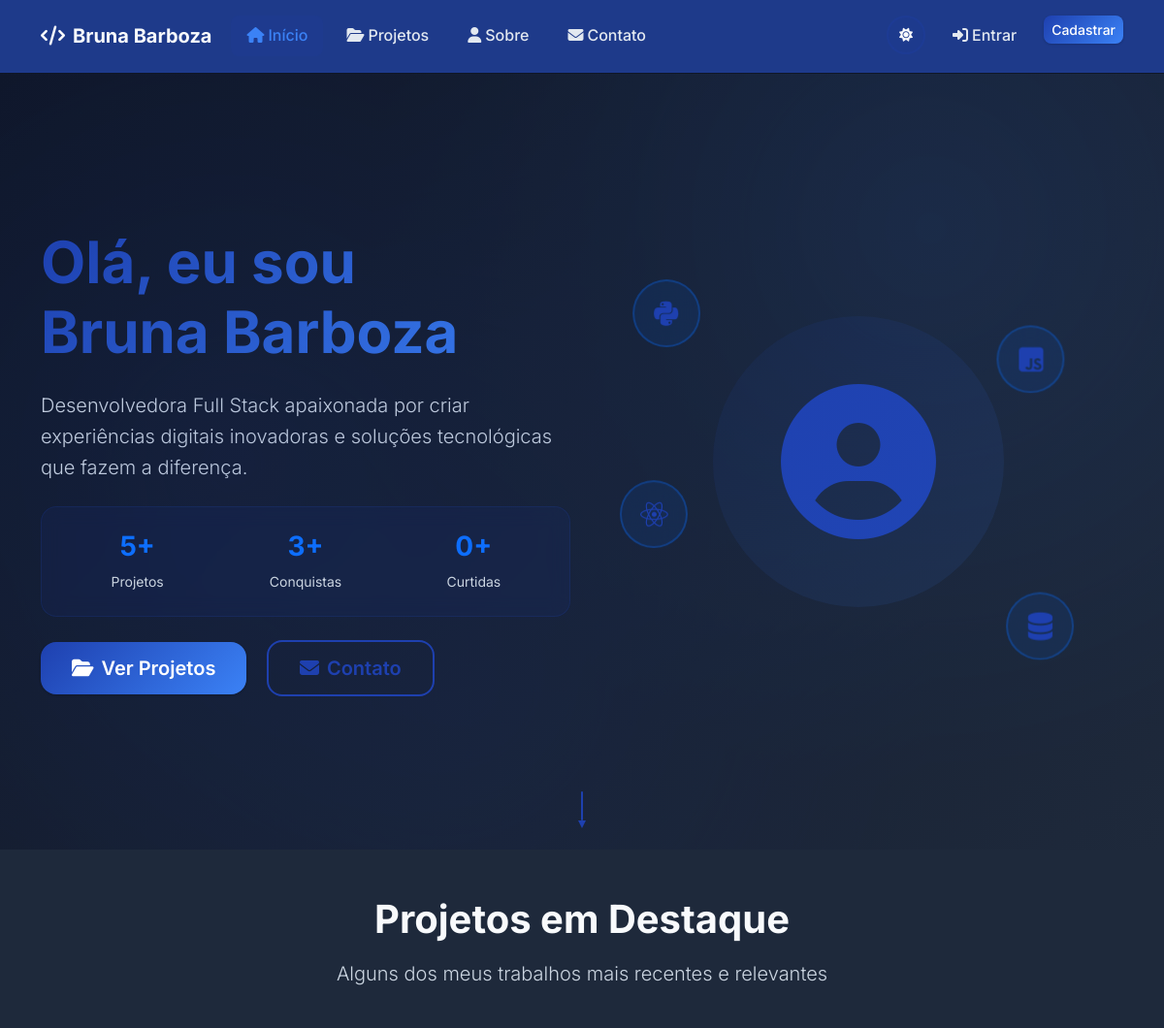
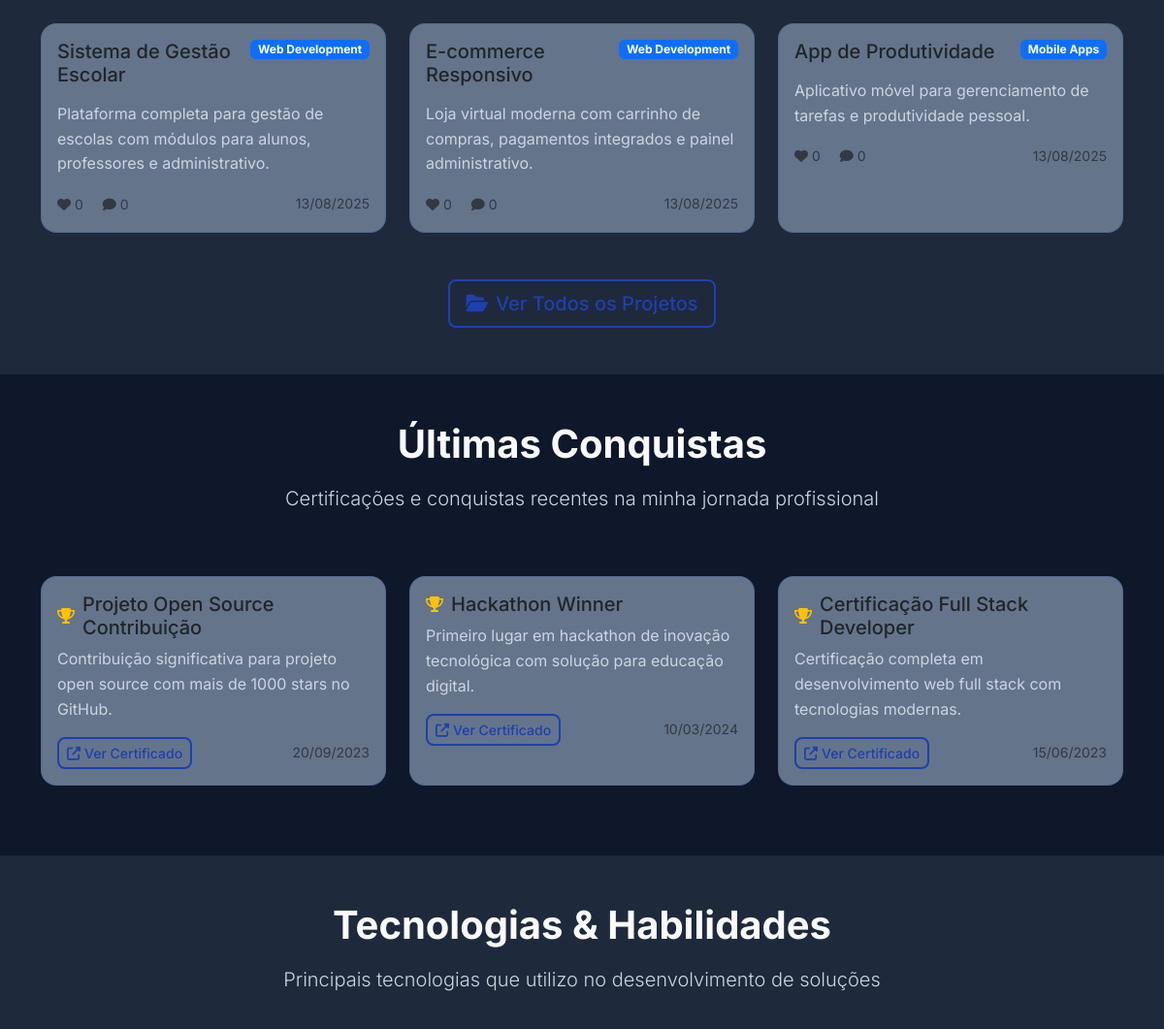
Before: / (upper part) with the older database file (2 pictures, top to bottom).
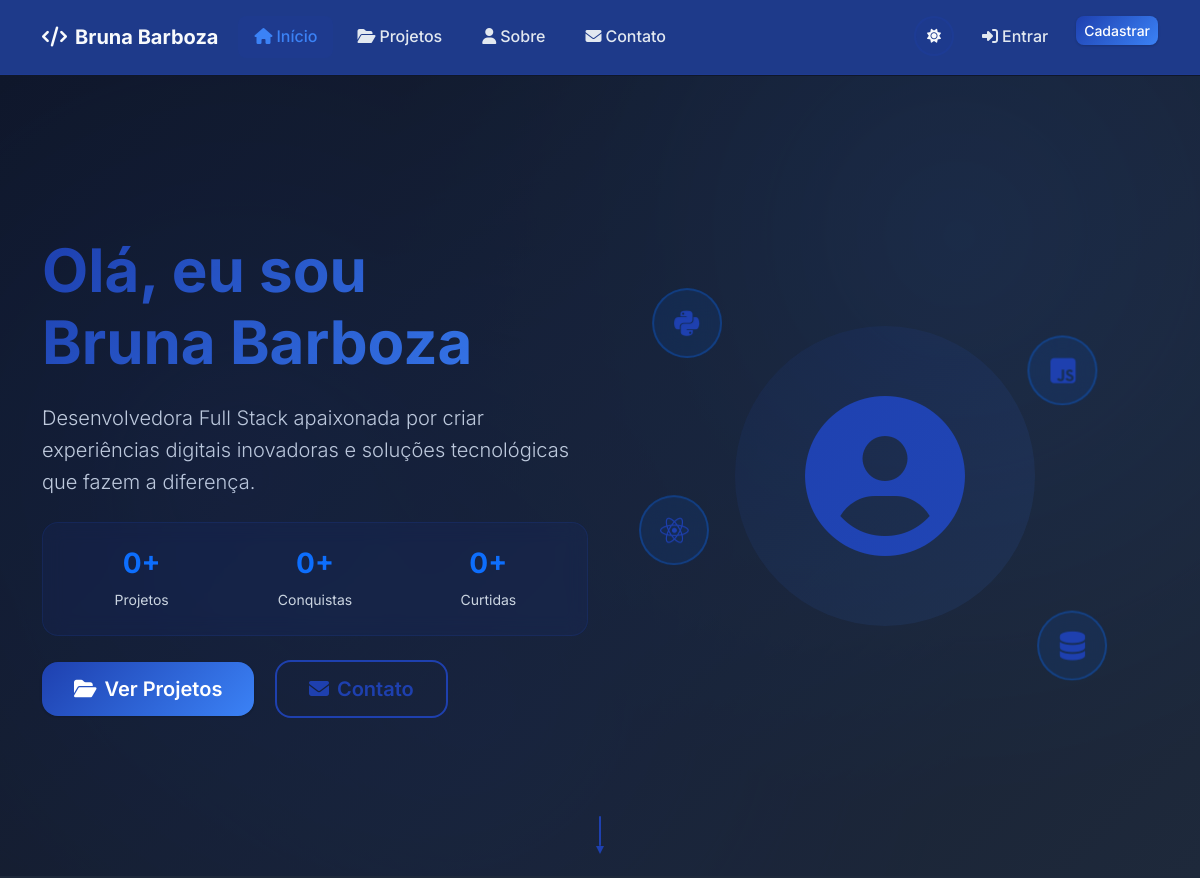
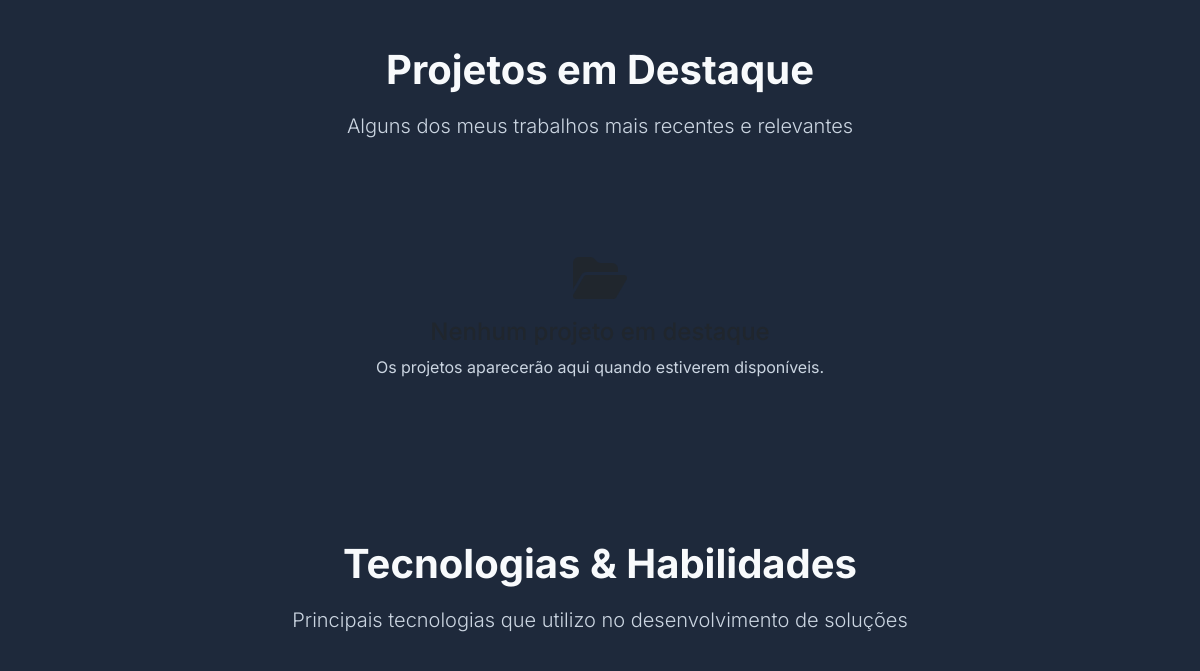
After: the same page with the newer database file (2 pictures, top to bottom).
### models.py (models this page shows, shortened)
class Project(db.Model):
    __tablename__ = 'projects'
    id = db.Column(db.Integer, primary_key=True)
    title = db.Column(db.String(200), nullable=False)
    description = db.Column(db.Text, nullable=False)
    content = db.Column(db.Text)
    image_url = db.Column(db.String(300))
    video_url = db.Column(db.String(300))
    project_url = db.Column(db.String(300))
    github_url = db.Column(db.String(300))
    is_published = db.Column(db.Boolean, default=False)
    is_featured = db.Column(db.Boolean, default=False)
    created_at = db.Column(db.DateTime, default=datetime.utcnow)
    updated_at = db.Column(db.DateTime, default=datetime.utcnow, onupdate=datetime.utcnow)
    category_id = db.Column(db.Integer, db.ForeignKey('categories.id'))
    tags = db.relationship('Tag', secondary=project_tags, lazy='subquery',
                          backref=db.backref('projects', lazy=True))
    comments = db.relationship('Comment', backref='project', lazy=True, cascade='all, delete-orphan')
    likes = db.relationship('Like', backref='project', lazy=True, cascade='all, delete-orphan')
    @property
    def likes_count(self):
        return len(self.likes)
    @property
    def comments_count(self):
        return len(self.comments)

class Category(db.Model):
    __tablename__ = 'categories'
    id = db.Column(db.Integer, primary_key=True)
    name = db.Column(db.String(50), unique=True, nullable=False)
    description = db.Column(db.String(200))
    color = db.Column(db.String(7), default='#1e40af')  # Default dark blue
    projects = db.relationship('Project', backref='category', lazy=True)

class Achievement(db.Model):
    __tablename__ = 'achievements'
    id = db.Column(db.Integer, primary_key=True)
    title = db.Column(db.String(200), nullable=False)
    description = db.Column(db.Text, nullable=False)
    image_url = db.Column(db.String(300))
    certificate_url = db.Column(db.String(300))
    issuer = db.Column(db.String(100))
    date_achieved = db.Column(db.Date)
    is_published = db.Column(db.Boolean, default=False)
    created_at = db.Column(db.DateTime, default=datetime.utcnow)

### routes.py (the view)
@main_bp.route('/')
def index():
    featured_projects = Project.query.filter_by(is_published=True, is_featured=True).limit(6).all()
    if not featured_projects:
        featured_projects = Project.query.filter_by(is_published=True).order_by(desc(Project.created_at)).limit(6).all()
    latest_achievements = Achievement.query.filter_by(is_published=True).order_by(desc(Achievement.created_at)).limit(3).all()
    total_projects = Project.query.filter_by(is_published=True).count()
    total_achievements = Achievement.query.filter_by(is_published=True).count()
    total_likes = Like.query.count()
    return render_template('index.html',
                         featured_projects=featured_projects,
                         latest_achievements=latest_achievements,
                         stats={'projects': total_projects, 'achievements': total_achievements, 'likes': total_likes})

### routes.py (called while the page is built)
@main_bp.app_template_filter('format_date')
def format_date_filter(date):
    return format_date(date)

@main_bp.app_template_filter('truncate')
def truncate_filter(text, length=150):
    return truncate_text(text, length)

### utils.py (called while the page is built)
def format_date(date_obj):
    if not date_obj:
        return ""
    return date_obj.strftime("%d/%m/%Y")

def truncate_text(text, max_length=150):
    if not text:
        return ""
    if len(text) <= max_length:
        return text
    return text[:max_length].rsplit(' ', 1)[0] + '...'

### templates/index.html (shortened to what the changed rows need)
{% extends "base.html" %}
{% block content %}
<section class="hero-section">
    <div class="container">
        <div class="row align-items-center min-vh-100">
            <div class="col-lg-6">
                <div class="hero-content" data-aos="fade-right">
                    <h1 class="display-4 fw-bold mb-4 text-gradient">
                        Olá, eu sou
                        <span class="d-block">Bruna Barboza</span>
                    </h1>
                    <div class="hero-stats mb-4">
                        <div class="row">
                            <div class="col-4 text-center">
                                <div class="stat-number text-primary fw-bold h3">{{ stats.projects }}+</div>
                                <div class="stat-label small text-light-gray">Projetos</div>
                            </div>
                            <div class="col-4 text-center">
                                <div class="stat-number text-primary fw-bold h3">{{ stats.achievements }}+</div>
                                <div class="stat-label small text-light-gray">Conquistas</div>
                            </div>
                        </div>
                    </div>
                </div>
            </div>
        </div>
    </div>
</section>
<section class="py-5 bg-dark-secondary">
    <div class="container">
        <div class="row">
            <div class="col-lg-8 mx-auto text-center mb-5" data-aos="fade-up">
                <h2 class="display-6 fw-bold mb-3">Projetos em Destaque</h2>
            </div>
        </div>
        {% if featured_projects %}
        <div class="row">
            {% for project in featured_projects %}
            <div class="col-lg-4 col-md-6 mb-4" data-aos="fade-up" data-aos-delay="{{ loop.index0 * 100 }}">
                <div class="project-card card h-100">
                    <div class="card-body">
                        <div class="d-flex justify-content-between align-items-start mb-2">
                            <h5 class="card-title">{{ project.title }}</h5>
                            {% if project.category %}
                            <span class="badge bg-primary">{{ project.category.name }}</span>
                            {% endif %}
                        </div>
                        <p class="card-text text-light-gray">
                            {{ project.description|truncate(120) }}
                        </p>
                        <div class="d-flex justify-content-between align-items-center">
                            <div class="project-stats">
                                <small class="text-muted me-3">
                                    <i class="fas fa-heart me-1"></i>{{ project.likes_count }}
                                </small>
                                <small class="text-muted">
                                    <i class="fas fa-comment me-1"></i>{{ project.comments_count }}
                                </small>
                            </div>
                            <small class="text-muted">{{ project.created_at|format_date }}</small>
                        </div>
                    </div>
                </div>
            </div>
            {% endfor %}
        </div>
        <div class="text-center mt-4" data-aos="fade-up">
            <a href="{{ url_for('main.projects') }}" class="btn btn-outline-primary btn-lg">
                <i class="fas fa-folder-open me-2"></i>Ver Todos os Projetos
            </a>
        </div>
        {% else %}
        <div class="text-center py-5" data-aos="fade-up">
            <i class="fas fa-folder-open fa-3x text-muted mb-3"></i>
            <h4 class="text-muted">Nenhum projeto em destaque</h4>
            <p class="text-light-gray">Os projetos aparecerão aqui quando estiverem disponíveis.</p>
        </div>
        {% endif %}
    </div>
</section>
{% if latest_achievements %}
<section class="py-5">
    <div class="container">
        <div class="row">
            <div class="col-lg-8 mx-auto text-center mb-5" data-aos="fade-up">
                <h2 class="display-6 fw-bold mb-3">Últimas Conquistas</h2>
                <p class="lead text-light-gray">
                    Certificações e conquistas recentes na minha jornada profissional
                </p>
            </div>
        </div>
        <div class="row">
            {% for achievement in latest_achievements %}
            <div class="col-lg-4 col-md-6 mb-4" data-aos="fade-up" data-aos-delay="{{ loop.index0 * 100 }}">
                <div class="achievement-card card h-100">
                    <div class="card-body">
                        <div class="d-flex align-items-center mb-2">
                            <i class="fas fa-trophy text-warning me-2"></i>
                            <h5 class="card-title mb-0">{{ achievement.title }}</h5>
                        </div>
                        <p class="card-text text-light-gray">
                            {{ achievement.description|truncate(150) }}
                        </p>
                        <div class="d-flex justify-content-between align-items-center">
                            {% if achievement.certificate_url %}
                            <a href="{{ achievement.certificate_url }}" target="_blank"
                               class="btn btn-outline-primary btn-sm">
                                <i class="fas fa-external-link-alt me-1"></i>Ver Certificado
                            </a>
                            {% endif %}
                            {% if achievement.date_achieved %}
                            <small class="text-muted">{{ achievement.date_achieved|format_date }}</small>
                            {% endif %}
                        </div>
                    </div>
                </div>
            </div>
            {% endfor %}
        </div>
    </div>
</section>
{% endif %}
<section class="py-5 bg-dark-secondary">
    <div class="container">
        <div class="row">
            <div class="col-lg-8 mx-auto text-center mb-5" data-aos="fade-up">
                <h2 class="display-6 fw-bold mb-3">Tecnologias & Habilidades</h2>
            </div>
        </div>
    </div>
</section>
{% endblock %}

Changed rows visible on the page:
removed Project: title "Sistema de Gestão Escolar", category.name "Web Development", description "Plataforma completa para gestão de escolas com módulos para alunos, professores e administrativo.", likes_count "0", comments_count "0", created_at "13/08/2025"
removed Project: title "E-commerce Responsivo", category.name "Web Development", description "Loja virtual moderna com carrinho de compras, pagamentos integrados e painel administrativo.", likes_count "0", comments_count "0", created_at "13/08/2025"
removed Project: title "App de Produtividade", category.name "Mobile Apps", description "Aplicativo móvel para gerenciamento de tarefas e produtividade pessoal.", likes_count "0", comments_count "0", created_at "13/08/2025"
removed Achievement: title "Projeto Open Source Contribuição", description "Contribuição significativa para projeto open source com mais de 1000 stars no GitHub.", date_achieved "20/09/2023"
removed Achievement: title "Hackathon Winner", description "Primeiro lugar em hackathon de inovação tecnológica com solução para educação digital.", date_achieved "10/03/2024"
removed Achievement: title "Certificação Full Stack Developer", description "Certificação completa em desenvolvimento web full stack com tecnologias modernas.", date_achieved "15/06/2023"
Other visible differences:
{{ stats.projects }}: "5" → "0"
{{ stats.achievements }}: "3" → "0"
text no longer shown: "Ver Todos os Projetos Últimas Conquistas Certificações e conquistas recentes na minha jornada profissional"
text now shown: "Os projetos aparecerão aqui quando estiverem disponíveis."
